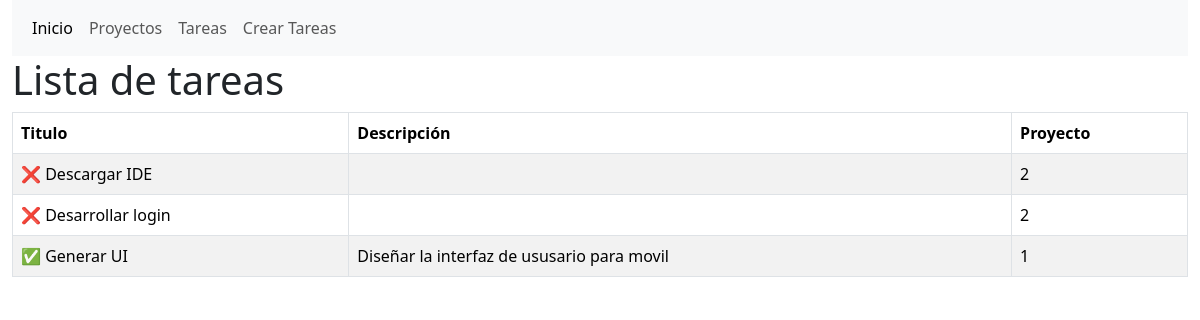
The app's page /home/tasks/, older data.
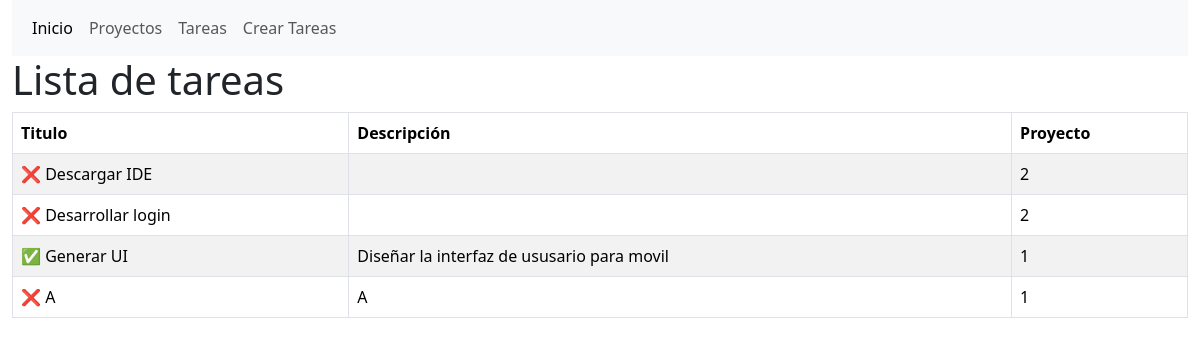
The same page, newer data.
### MyApp/models.py (models this page shows, shortened)
class Task(models.Model):
    title = models.CharField(max_length=200)
    description = models.TextField()
    project = models.ForeignKey(Project, on_delete=models.CASCADE)
    done = models.BooleanField(default=False)

### MyApp/views.py (the view)
# urls.py: path('tasks/', views.tasks),
def tasks(request):
    tasks_list = Task.objects.all()
    return render(request, 'tasks.html', {
        'tasks_list': tasks_list
    })

### MyApp/templates/tasks.html
{% extends 'layouts/base.html' %}
{% block content %}
    <header>
        <h1>Lista de tareas</h1>
    </header>
    <main>
        <table class="table table-striped table-bordered">
            <thead>
            <tr>
                <th>Titulo</th>
                <th>Descripción</th>
                <th>Proyecto</th>
            </tr>
            </thead>
            <tbody>
            {% for task in tasks_list %}
                <tr>
                    <td>
                        {% if task.done %}
                                ✅
                            {% else %}
                                ❌
                            {% endif %}
                        {{ task.title }}
                    </td>
                    <td>{{ task.description }}</td>
                    <td>{{ task.project_id }}</td>
                </tr>
            {% endfor %}
            </tbody>
        </table>
    </main>
{% endblock %}

### MyApp/templates/layouts/base.html (shortened to what this page needs)
<!DOCTYPE html>
<html lang="en">
<head>
    <link href="https://cdn.jsdelivr.net/npm/bootstrap@5.3.8/dist/css/bootstrap.min.css" rel="stylesheet"
>
</head>
<body class="container-fluid">
<nav class="navbar navbar-expand-lg bg-body-tertiary">
    <div class="container-fluid">
        <div class="collapse navbar-collapse" id="navbarNav">
            <ul class="navbar-nav">
                <li class="nav-item">
                    <a class="nav-link active" aria-current="page" href="/">Inicio</a>
                </li>
                <li class="nav-item">
                    <a class="nav-link" href="/home/projects/">Proyectos</a>
                </li>
                <li class="nav-item">
                    <a class="nav-link" href="/home/tasks/">Tareas</a>
                </li>
                <li class="nav-item">
                    <a class="nav-link" href="/home/tasks/new">Crear Tareas</a>
                </li>
            </ul>
        </div>
    </div>
</nav>
{% block content %}
{% endblock %}
</body>
</html>

Row changes from the older to the newer data that the page shows:
added Task: title "A", description "A", project_id "1"
